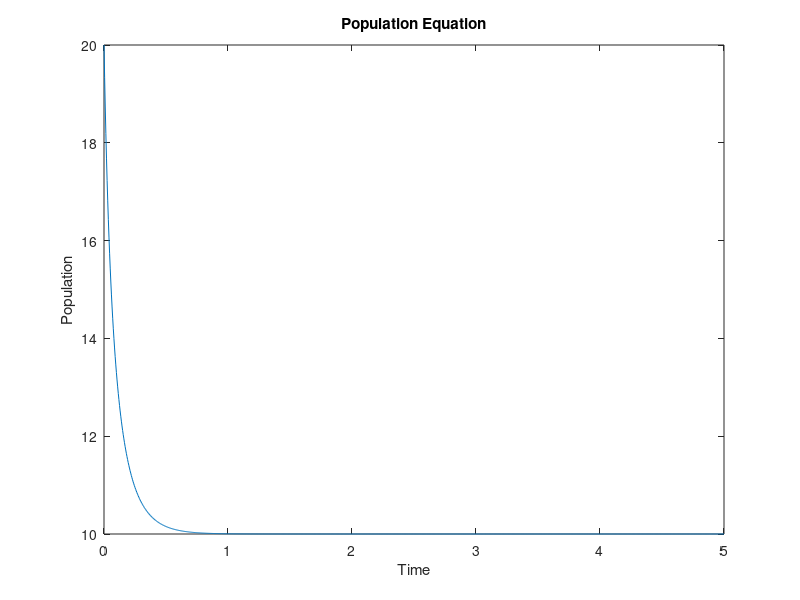

MATLAB code for this plot: (Note: this script raises an error after producing the figure.)
%% Backwards Euler
% ODE
dif_p = @(p) 7*(1-p/10)*p;
% initial value
p0 = 20;                                 
% Growth function
grow = @(t) 200./(20-10*exp(-7.*t));    

%% a)
t_end=5;
t = linspace(0,t_end,1000);
plot(t,grow(t));
title('Population Equation');
xlabel('Time');
ylabel('Population');

fprintf('Program paused. Press enter to continue.\n\n');
pause;

%% b)
% Color definition matrix for graphs
Color = {[1 1 0], [1 0 1], [0 1 1], [1 0 0], [0 1 0], [0 0 1]};
% Initialisation of time steps
dt = [1 1/2 1/4 1/8 1/16 1/32];

for i=3:length(dt)
    t = 0:dt(i):t_end;
    y = Euler(dif_p,p0,dt(i),t_end);
    plot(t,y,'Color',Color{i},'LineStyle','-')
    hold on
end
%t = linspace(0,t_end,1000);
%plot(t,grow(t),'k-');
legend('dt = 1/4', 'dt = 1/8', 'dt = 1/16', 'dt = 1/32');
fprintf('Program paused. Press enter to continue.\n\n');
pause;









eu_mat = zeros(t_end/dt(6));
for i = 6 : 1 
   eu_mat(:, i) = Euler(grow(), p0,dt(i),t_end);
   %TODO vectors must be the same length to plot Note:  why doesn't this return
   %the correct value matrix, what am i missing? the valaues arnt even
   %writen into the matrix eu_mat
   %TODO fix for iteration so that a matrix is created with all Euler
   %values
   
   
   
end

% length(t) used to trouble shoot. returns 100. standard linspace value?
plot(t / p,y);

%TODO repeat the Euler iteration for Heun